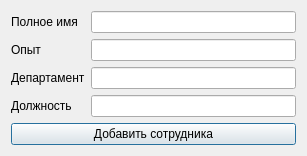
<?xml version="1.0" encoding="UTF-8"?>
<ui version="4.0">
 <class>AddEmployeeDialog</class>
 <widget class="QDialog" name="AddEmployeeDialog">
  <property name="geometry">
   <rect>
    <x>0</x>
    <y>0</y>
    <width>307</width>
    <height>149</height>
   </rect>
  </property>
  <property name="windowTitle">
   <string>Form</string>
  </property>
  <layout class="QVBoxLayout" name="verticalLayout_2">
   <item>
    <layout class="QVBoxLayout" name="verticalLayout">
     <item>
      <layout class="QFormLayout" name="formLayout">
       <item row="0" column="0">
        <widget class="QLabel" name="fullNameLabel">
         <property name="text">
          <string>Полное имя</string>
         </property>
        </widget>
       </item>
       <item row="0" column="1">
        <widget class="QLineEdit" name="fullNameLineEdit"/>
       </item>
       <item row="1" column="0">
        <widget class="QLabel" name="experienceLabel">
         <property name="text">
          <string>Опыт</string>
         </property>
        </widget>
       </item>
       <item row="1" column="1">
        <widget class="QLineEdit" name="experienceLineEdit"/>
       </item>
       <item row="2" column="0">
        <widget class="QLabel" name="departmentLabel">
         <property name="text">
          <string>Департамент</string>
         </property>
        </widget>
       </item>
       <item row="2" column="1">
        <widget class="QLineEdit" name="departmentLineEdit"/>
       </item>
       <item row="3" column="0">
        <widget class="QLabel" name="positionIdLabel">
         <property name="text">
          <string>Должность</string>
         </property>
        </widget>
       </item>
       <item row="3" column="1">
        <widget class="QLineEdit" name="positionIdLineEdit"/>
       </item>
      </layout>
     </item>
     <item>
      <widget class="QPushButton" name="addEmployeeButton">
       <property name="text">
        <string>Добавить сотрудника</string>
       </property>
      </widget>
     </item>
    </layout>
   </item>
  </layout>
 </widget>
 <resources/>
 <connections/>
</ui>
